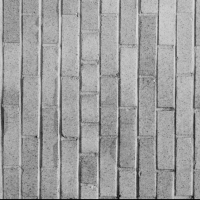
#> input picture Aulas/Semana 7/bricks.tiff, 200 x 200 px
$ jupyter execute --allow-errors 'Graylevel Co-Ocurrence Matrix.ipynb'
#> lines starting #> are read from the running program, lines starting #| are printed output that depends on the picture; after the words box and inside, x2 and y2 are one past the last pixel; in counts of white or black regions, pixels touching at a corner belong together; long printed decimals are rounded
# Graylevel Co-Ocurrence Matrix (GLCM)

## 1.1 Cálculo da matriz GLCM

[cell 1]
import numpy as np
import matplotlib.pyplot as plt

def glcm(img, shift, num_levels):
    '''Calcula a matriz GLCM de uma imagem de entrada img. O parâmetro shift
       indica o deslocamento utilizado para comparar os pixels. Por exemplo,
       shift=(1,2) indica que cada pixel será relacionado com o pixel da linha
       de baixo e duas colunas para a direita. O parâmetro num_levels indica
       o número de níveis de intensidades desejados (tamanho da matriz GLCM)'''

    glcm_matrix = np.zeros((num_levels, num_levels))

    num_rows, num_cols = img.shape
    for row in range(num_rows):
        for col in range(num_cols):
            reference_value = img[row, col]
            row_shift = row+shift[0]
            col_shift = col+shift[1]
            if row_shift>=0 and row_shift<num_rows and \
                        col_shift>=0 and col_shift<num_cols:
                neighbor_value = img[row_shift, col_shift]
                glcm_matrix[reference_value, neighbor_value] += 1

    # Normaliza valores da matrix, de forma que a soma seja 1. Com isso,
    # os valores da matrix podem ser entendidos como probabilidades. Mas lembre-se
    # que os valores continuam sendo basicamente uma contagem, só que divididos por
    # um valor constante
    glcm_matrix = glcm_matrix/np.sum(glcm_matrix)

    return glcm_matrix

## 1.2 Testes de cálculo da matriz GLCM

[cell 2]
img = np.array([[0, 1, 1, 4],
                [3, 2, 2, 1],
                [3, 2, 3, 2],
                [4, 2, 1, 1]])
glcm_mat = glcm(img, (0, 1), 5)

print(glcm_mat)
# Imprime matriz não normalizada:
print(glcm_mat*(4*3))

[cell 3]
def plot_data(img, glcm_mat):

    plt.figure(figsize=[10,5])
    plt.subplot(1, 2, 1)
    plt.imshow(img, 'gray')
    plt.subplot(1, 2, 2)
    plt.imshow(glcm_mat, 'gray')

#> (a cell that did not finish here is left out)

Note que os únicos valores não nulos da matriz glcm da imagem checkerboard estão nas posições (0, 255) e (255, 0)

[cell 5]
img = plt.imread('bricks.tiff')
#> img is the input picture: shape (200, 200); min 4, max 220, mean 158.1
glcm_mat = glcm(img, (0, 1), 256)

plot_data(img, glcm_mat)

[cell 6]
img = plt.imread('tree.tiff')
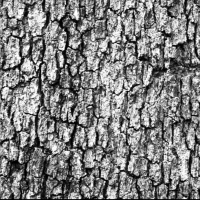
#> input picture Aulas/Semana 7/tree.tiff, 200 x 200 px
#> img is the input picture: shape (200, 200); min 0, max 255, mean 127.6
glcm_mat = glcm(img, (0, 1), 256)
#> call 3 of glcm, with shift = (0, 1), num_levels = 256
#> after the loop in glcm (call 3), `for row in range(num_rows):`:
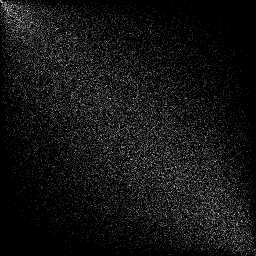
#> glcm_matrix: shape (256, 256) float64; min 0, max 8, mean 0.607; drawn with min black and max white

plot_data(img, glcm_mat)

## 1.3 GLCM implementada utilizando numpy

[cell 7]
import collections

def glcm_numpy(img, shift, num_levels):
    '''Calcula a matriz GLCM de uma imagem de entrada img utilizando funcionalidades
       da bibliotecas numpy. O parâmetro shift indica o deslocamento utilizado para
       comparar os pixels. Por exemplo, shift=(1,2) indica que cada pixel será relacionado
       com o pixel da linha de baixo e duas colunas para a direita. O parâmetro num_levels
       indica o número de níveis de intensidades desejados (tamanho da matriz GLCM)'''

    num_rows, num_cols = img.shape

    # Cria arrays contendo os índices de todos os pontos da imagem, e
    # também arrays com os índices dos pontos transladados
    rr, cc = np.meshgrid(range(num_rows), range(num_cols), indexing='ij')
    rr = rr.flatten()
    cc = cc.flatten()
    rr_shift = rr + shift[0]
    cc_shift = cc + shift[1]

    # Mantém apenas índices que estão dentro da imagem
    valid_indices = np.nonzero((rr_shift>=0) & (rr_shift<num_rows) \
                               & (cc_shift>0) & (cc_shift<num_cols))
    rr = rr[valid_indices]
    cc = cc[valid_indices]
    rr_shift = rr_shift[valid_indices]
    cc_shift = cc_shift[valid_indices]

    # Valores da imagem em cada índice
    reference_values = img[rr, cc]
    neighbor_values = img[rr_shift, cc_shift]

    # Conta o número de ocorrências de cada tupla (x, y), onde
    # x é o valor do pixel referência e y o valor do pixel vizinho
    counter = collections.Counter(zip(reference_values, neighbor_values))

    # Separa os itens do contador. keys possui as tuplas (x, y) contendo
    # os pares de níveis de intensidade e values possui a contagem
    keys, values = zip(*counter.items())

    glcm_matrix = np.zeros((num_levels, num_levels))

    # Separa as tuplas em duas listas contendo linhas e colunas
    rows, cols = zip(*keys)
    glcm_matrix[rows, cols] = values
    glcm_matrix = glcm_matrix/np.sum(glcm_matrix)

    return glcm_matrix

[cell 8]
img = plt.imread('tree.tiff')
glcm_mat_numpy = glcm_numpy(img, (0, 1), 256)
#> in glcm_numpy, `counter = collections.Counter(zip(reference_values, neighbor_values))`: counter = 25912 items
glcm_mat = glcm(img, (0, 1), 256)

np.allclose(glcm_mat_numpy, glcm_mat)  # Verifica se todos os valores dos dois arrays são parecidos
#> Out = True

## 2. Cálculo de propriedades da GLCM

[cell 9]
def glcm_properties(glcm_mat):
    '''Calcula algumas propriedades da matriz GLCM de entrada glcm_mat'''

    num_rows, num_cols = glcm_mat.shape

    contrast = 0
    uniformity = 0
    homogeneity = 0
    entropy = 0
    for row in range(num_rows):
        for col in range(num_cols):
            contrast += (row-col)**2*glcm_mat[row, col]
            uniformity += glcm_mat[row, col]**2
            homogeneity += (glcm_mat[row, col]/(1+abs(row-col)))

            if glcm_mat[row, col]!=0:
                entropy += glcm_mat[row, col]*np.log2(glcm_mat[row, col])
    entropy *= -1

    return contrast, uniformity, homogeneity, entropy

[cell 10]
def glcm_properties_numpy(glcm_mat):
    '''Calcula algumas propriedades da matriz GLCM de entrada glcm_mat,
       utilizando funcionalidades da biblioteca numpy.'''

    num_levels = glcm_mat.shape[0]
    levels = np.arange(num_levels)

    # Cria arrays contendo os índices de todos os pontos da GLCM
    rr, cc = np.meshgrid(levels, levels, indexing='ij')
    rr = rr.flatten()
    cc = cc.flatten()

    contrast = np.sum((rr-cc)**2*glcm_mat[rr, cc])
    uniformity = np.sum(glcm_mat**2)
    homogeneity = np.sum(glcm_mat[rr, cc]/(1+np.abs(rr-cc)))
    ind_nonzero = np.nonzero(glcm_mat>0)
    entropy = -np.sum(glcm_mat[ind_nonzero]*np.log2(glcm_mat[ind_nonzero]))

    return contrast, uniformity, homogeneity, entropy

[cell 11]
img = plt.imread('tree.tiff')
glcm_mat = glcm(img, (0, 10), 256)
#> after the loop in glcm (call 5), `for row in range(num_rows):`:
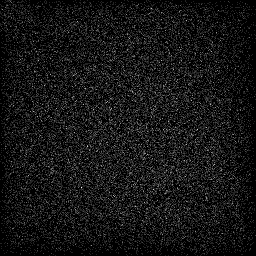
#> glcm_matrix: shape (256, 256) float64; min 0, max 7, mean 0.58; drawn with min black and max white

props = glcm_properties(glcm_mat)
#> after the loop in glcm_properties, `for row in range(num_rows):`: contrast = 8343; entropy = -14.65; homogeneity = 0.0397; uniformity = 4.34e-05
#> in glcm_properties, `entropy *= -1`: entropy = 14.65
#> props = (8343, 4.34e-05, 0.0397, 14.65)
print(props)
#| (8343.030, 4.3380886426583483e-05, 0.03975, 14.648)

[cell 12]
img = plt.imread('bricks.tiff')
glcm_mat = glcm(img, (0, 10), 256)
#> after the loop in glcm (call 6), `for row in range(num_rows):`:
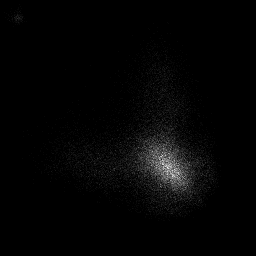
#> glcm_matrix: shape (256, 256) float64; min 0, max 32, mean 0.6; drawn with min black and max white

props = glcm_properties(glcm_mat)
#> props = (1294.1, 0.000205, 0.111, 12.79)
print(props)
#| (1294.124, 0.0002054, 0.111, 12.786)

#### Cálculo da matriz GLCM dada uma distância (escala) e um ângulo

[cell 13]
def glcm_from_dist_and_angle(img, dist, angle, num_levels):
    '''Calcula a matriz GLCM utilizando como parâmetro a distância
       ao pixel de referência e o ângulo de comparação. Esses dois
       parâmetros são utilizados para definir o deslocamente (shift)
       e chamar a função GLCM'''

    col = dist*np.cos(angle)
    row = -dist*np.sin(angle)
    col = int(np.round(col))
    row = int(np.round(row))

    shift = (row, col)
    glcm_mat = glcm(img, shift, num_levels)

    return glcm_mat

# 3. Segmentação de imagens utilizando GLCM

## 3.1 Cálculo da GLCM por região

[cell 14]
def grid_img(img, window_size, shift, num_levels):
    '''Divide a imagem em diferentes regiões, e calcula propriedades
       da matriz GLCM de cada região. window_size ajusta o tamanho das
       subregiões a serem utilizadas, e shift e num_levels são parâmetros
       da GLCM.'''

    num_rows, num_cols = img.shape
    num_windows_rows = int(num_rows/window_size)
    num_windows_cols = int(num_cols/window_size)

    contrast_img = np.zeros((num_windows_rows, num_windows_cols))
    uniformity_img = np.zeros((num_windows_rows, num_windows_cols))
    homogeneity_img = np.zeros((num_windows_rows, num_windows_cols))
    entropy_img = np.zeros((num_windows_rows, num_windows_cols))
    for window_row in range(num_windows_rows):
        print(window_row)
        first_row = window_size*window_row
        last_row = first_row + window_size
        for window_col in range(num_windows_cols):
            first_col = window_size*window_col
            last_col = first_col + window_size

            img_patch = img[first_row:last_row, first_col:last_col]

            glcm_patch = glcm_numpy(img_patch, shift, num_levels)
            props = glcm_properties_numpy(glcm_patch)
            contrast, uniformity, homogeneity, entropy = props
            contrast_img[window_row, window_col] = contrast
            uniformity_img[window_row, window_col] = uniformity
            homogeneity_img[window_row, window_col] = homogeneity
            entropy_img[window_row, window_col] = entropy

    return contrast_img, uniformity_img, homogeneity_img, entropy_img

[cell 15]
img = plt.imread('grick.tiff')
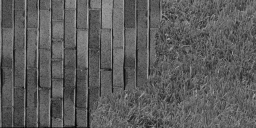
#> input picture Aulas/Semana 7/grick.tiff, 256 x 128 px
#> img is the input picture: shape (128, 256); min 5, max 184, mean 92.9
import scipy.ndimage as ndi
img_props = grid_img(img, 16, (0, 1), 256)
#> after the loop in grid_img, `for window_row in range(num_windows_rows):`:
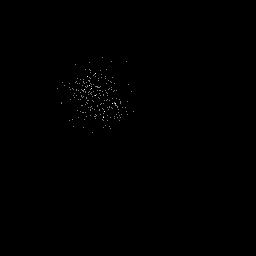
#> glcm_patch: shape (256, 256) float64; min 0, max 0.00833, mean 1.53e-05; drawn with min black and max white
contrast_img, uniformity_img, homogeneity_img, entropy_img = img_props

plt.figure()
plt.imshow(img, 'gray')
plt.title('Original')
plt.figure()
plt.imshow(contrast_img, 'gray')
plt.title('Contraste')
plt.figure()
plt.imshow(uniformity_img, 'gray')
plt.title('Uniformidade')
plt.figure()
plt.imshow(homogeneity_img, 'gray')
plt.title('Homogeneidade')
plt.figure()
plt.imshow(entropy_img, 'gray')
plt.title('Entropia')

## 3.2 Segmenção da imagem utilizando textura

Vemos no resultado acima que a propriedade de contraste parece separar bem as regiões, então utilizaremos essa propriedade na segmentação.

[cell 16]
# Teste com limiarização de intensidade, resultado ruim!
threshold = 90
plt.imshow(img>threshold, 'gray')
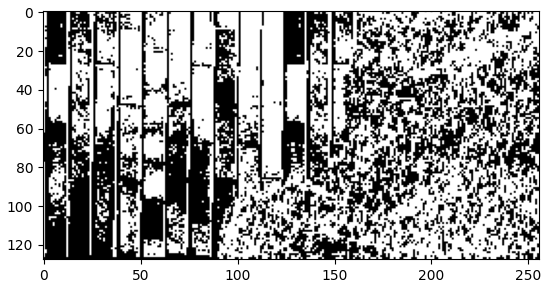
#> figure drawn by matplotlib, 1 panel

[cell 17]
# Teste com limiarização de valor de contraste da GLCM, resultado razoável!
threshold_contrast = 700
plt.imshow(contrast_img>threshold_contrast, 'gray')
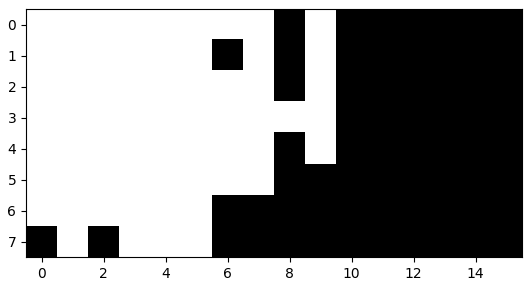
#> figure drawn by matplotlib, 1 panel

Vemos que a imagem binária resultante parece segmentar bem as duas regiões da imagem, mas essa imagem possui um tamanho menor do que a imagem original. Abaixo definimos uma função para gerar uma máscara binária de mesmo tamanho que a imagem original.

[cell 18]
def create_mask(feature_mask, img_shape, window_size):
    '''Dada uma máscara binária, indicada em feature_mask, cria uma nova máscara
    de mesmo tamanho que a imagem original. O tamanho da imagem original é dado
    por img_shape e o tamanho da janela utilizado na análise por regiões é indicado
    em window_size'''

    num_rows, num_cols = img_shape
    mask = np.zeros(img_shape)
    num_windows_rows = int(num_rows/window_size)
    num_windows_cols = int(num_cols/window_size)

    for window_row in range(num_windows_rows):
        first_row = window_size*window_row
        last_row = first_row + window_size
        for window_col in range(num_windows_cols):
            first_col = window_size*window_col
            last_col = first_col + window_size

            mask_val = feature_mask[window_row, window_col]
            mask[first_row:last_row, first_col:last_col] = mask_val

    return mask

[cell 19]
# Limiarização da imagem de contraste e fechamento morfológico
feature_mask = contrast_img>700
feature_mask_dil = ndi.binary_dilation(feature_mask, iterations=1)
feature_mask_closed = ndi.binary_erosion(feature_mask_dil, iterations=1,
                                                         border_value=1)
mask = create_mask(feature_mask_closed, img.shape, 16)
#> after the loop in create_mask, `for window_row in range(num_windows_rows):`:
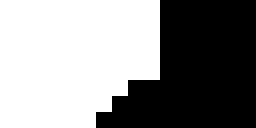
#> mask: shape (128, 256) float64; values 0 (black) and 1 (white), 55.5% white; 1 black region, box (x1, y1, x2, y2) and area: (96, 0, 256, 128) 14592

img_brick = mask*img
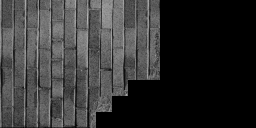
#> img_brick: shape (128, 256) float64; min 0, max 184, mean 50.9
plt.imshow(img_brick, 'gray')
